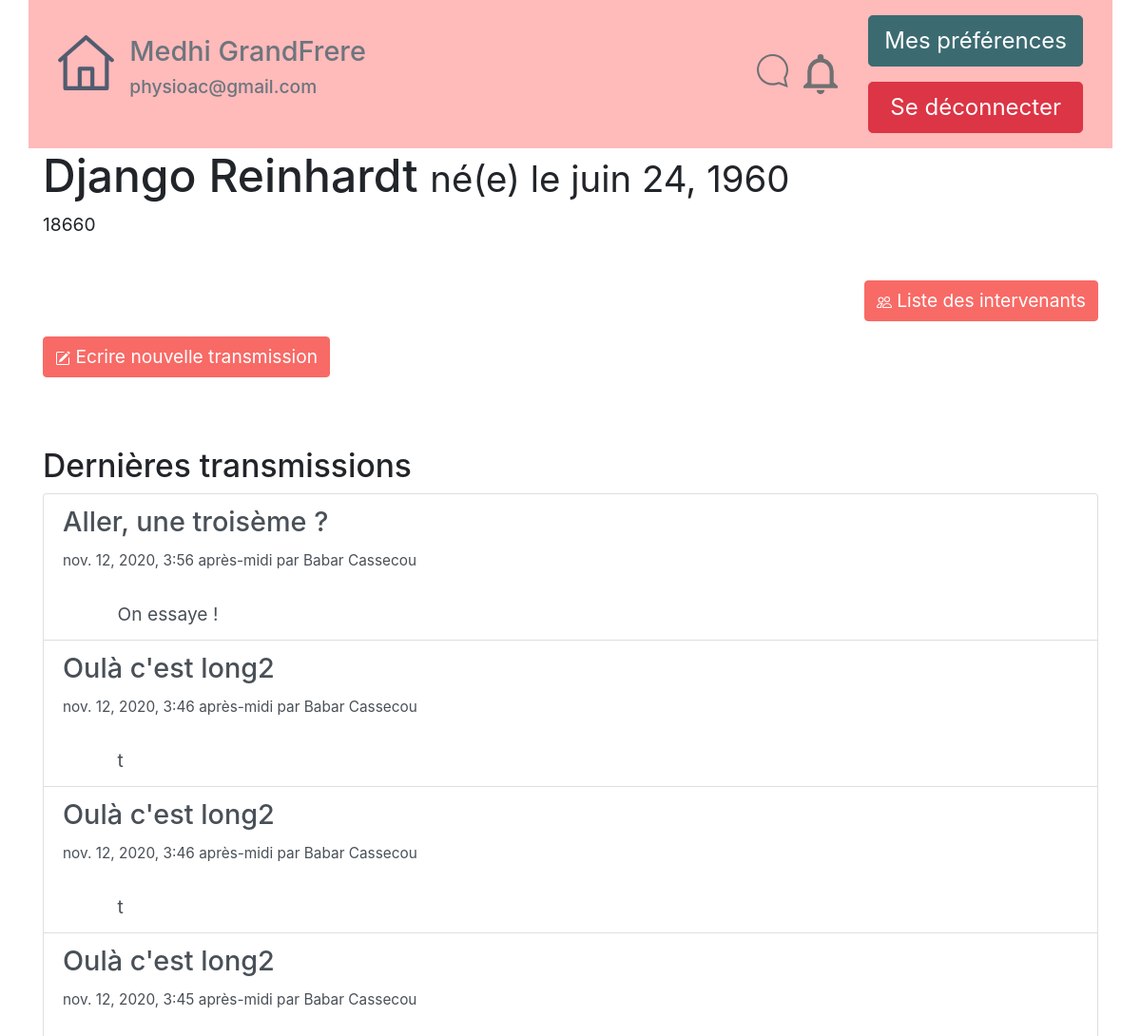
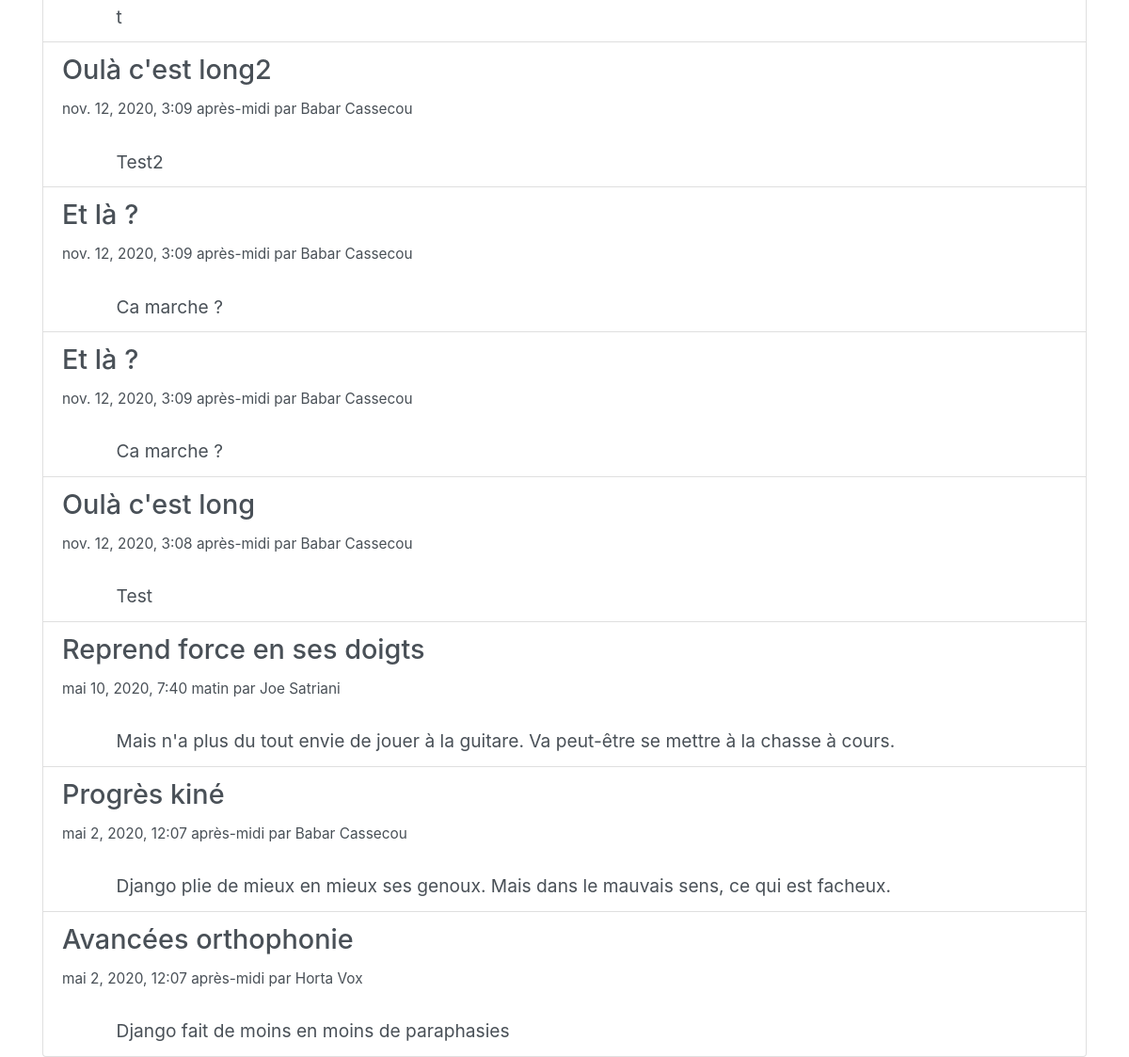
The app's page /tablecom/CarnetVisu/1 (signed in) with its own data (2 pictures, top to bottom).
### tablecom/models.py (models this page shows, shortened)
class ChildSNotebook(models.Model): #name of table that contain differents "carnets" for each child
    active=models.BooleanField(default=True)
    name = models.CharField(max_length=80, verbose_name="Nom")
    forename = models.CharField(max_length=80, verbose_name="Prénom")
    date_of_birth = models.DateField(verbose_name="Date de naissance")
    id_RespLeg = models.CharField(max_length=20,verbose_name="Id responsables legaux", default="")  # id of childs attached to LR
    num_ident=models.CharField( verbose_name="Identifiant sécurité sociale",max_length=20)
    id_prof_auth=models.TextField(max_length=1200, verbose_name="Id Professionnels Rattachés")
    articles_id=models.TextField(max_length=2500, verbose_name="Id des articles rattachés", default="")
    class Meta:
        verbose_name = "Carnet Enfant"
        ordering = ['date_of_birth']
    def __str__(self):
        return self.name

class Article(models.Model): #table of differents "notes", or "articles" that will be created by Pro or LR
    active = models.BooleanField(default=True)
    id_Professionnal=models.IntegerField(verbose_name='Id Professionnel')
    title = models.CharField(max_length=255, verbose_name="Titre")
    content = models.TextField(null=False, verbose_name="Contenu")
    date = models.DateTimeField(default=timezone.now,
                                verbose_name="Date de parution")
    valid_art=models.BooleanField(default=False) #validation or not of the article by legal Responsible
    list_to_notify = models.TextField(null=True, verbose_name="Id des personnes notifiée") #list of differents "pro"
    class Meta:
        verbose_name = "article"
        ordering = ['date']

### tablecom/views.py (the view)
# urls.py: path('CarnetVisu/<id_carnet>',views.ChildSNotebookVisu, name="ChildSNotebookVisu"),
def ChildSNotebookVisu(request,id_carnet):
    if request.user.has_perm("tablecom.CSNB{0}_access".format(id_carnet)):
        carnet = get_object_or_404(ChildSNotebook, id=id_carnet)
        print("Ouverture d'un carnet",id_carnet, carnet)
        listArticlesString= carnet.articles_id #catch list of articles ID
        newListOfArticles=list_of_articles(listArticlesString)
        newListOfArticles.reverse() #reverse list of articles to makes the last wroten the first printend
        return render(request, 'tablecom/ChildSNotebook.html', locals())

### tablecom/modules_complementaires.py (called while the page is built)
def list_of_articles(string_of_articles):
    listIDarticles=string_of_articles.split(";")
    NewListArticles=[]
    for article in listIDarticles:
        try :
            articleSel=Article.objects.get(id=article)
            print(articleSel.title)
            articleSel.auteur_first_name=User.objects.get(pk=articleSel.id_Professionnal).first_name
            articleSel.auteur_last_name=User.objects.get(pk=articleSel.id_Professionnal).last_name
            NewListArticles.append(articleSel)
        except:
            print("Impossible de récupérer l'item {0} : Vérifier que chaque ID existe".format(article))
    return NewListArticles

### tablecom/templates/tablecom/ChildSNotebook.html (shortened to what this page needs)
<!DOCTYPE html>
{% extends "tablecom/base.html" %}
{% block content %}
<div class="container">
<h1>{{ carnet.name }} {{ carnet.forename }} <span class="small"> né(e) le {{carnet.date_of_birth}}</span></h1>
<p class="infos">{{carnet.num_ident}}</p>
<br>
<div class="d-flex justify-content-end">
    <a href="{% url 'Message_Contact_List' carnet.id %}">
        <button type="button" class="btn btn-primary">
            <img src="/static/images/people.svg"/>
            Liste des intervenants
        </button>
    </a>
</div>
<p>
    <a href="{% url 'NewArticle' carnet.id %}">
        <button type="button" class="btn btn-primary">
            <img src="/static/images/write.svg"/>
            Ecrire nouvelle transmission
        </button>
    </a></p>
<br><br>
    <h3>Dernières transmissions </h3>
<div class="list-group">
    {% for article in newListOfArticles %}
    <a href="" class="list-group-item list-group-item-action">    <h4> {{article.title}} </h4> <small>
        {{article.date}} par {{ article.auteur_first_name}} {{ article.auteur_last_name}}</small>
        <div class="marge3"> <br>{{article.content}}</div> </a>
    {% empty %}
        <p>Aucun article trouvé.</p>
{% endfor %}
</div></div>
{% endblock %}

### tablecom/templates/tablecom/base.html (shortened to what this page needs)
<!DOCTYPE html>
    {% load static %}
    {% block head %}
        <html lang="fr">
        <head>
        <link rel="stylesheet" href="/static/bootstrapExportTheme/bootstrap.min.css" >
        <link rel="stylesheet" type="text/css" href="https://cdn.jsdelivr.net/npm/cookieconsent@3/build/cookieconsent.min.css" />
        </head>
    {% endblock %}
<body>
    <nav>
       {% block nav %}
            {% if user.is_authenticated %}
<div class="container" style="background:#ffbaba !important;">
    <div class="d-flex flex-wrap align-items-center">
          <div class="mr-auto p-2 ">
            <div class="d-flex justify-content-start">
                <div class="p-2"><a href="{% url 'accueil' %}"><img src="/static/images/home.svg" class="img-fluid"></a></div>
                <div class="p-2"><h4 class="text-secondary">{{ user.first_name }} {{ user.last_name }}</h4><h6 class="text-secondary"><p>{{ user.email }}</p></h6></div>
            </div>
          </div>
          <div class="p-2 ">
            <div class="d-flex">
                <div class="p-2"><a href="{% url 'accueil' %}"><img src="{% static 'images/notif_mess_perso.svg' %}" class="img-fluid"></a></div>
              <div class="p-2"><img src="{% static 'images/notif_fil_general.svg' %}" class="img-fluid"></div>
            </div>
          </div>
          <div class="p-2 ">
            <div class="d-flex flex-column">
              <div class="p-2"><a href="{% url 'MyProfile' %}"><button type="button" class="btn btn-info btn-lg">Mes préférences</button></a></div>
              <div class="p-2"><a href="{% url 'deconnexion' %}"><button type="button" class="btn btn-danger btn-block btn-lg">Se déconnecter</button></a></div>
            </div>
          </div>
    </div>
</div>
            {% else %}
        <div class="container">
        </div>
            {% endif %}
       {% endblock %}
   </nav>
    {% block content %}Contenu à introduire{% endblock %}
</body>
</html>

### tablecom/templates/tablecom/base.html (style rules this page uses)
[class*="marge3"] { margin-left: 3em; }

### records on screen
ChildSNotebook: name "Django", forename "Reinhardt", date_of_birth "juin 24, 1960", num_ident "18660"
Article: title "Aller, une troisème ?", date "nov. 12, 2020, 3:56 après-midi", auteur_first_name "Babar", auteur_last_name "Cassecou", content "On essaye !"
Article: title "Oulà c'est long2", date "nov. 12, 2020, 3:46 après-midi", auteur_first_name "Babar", auteur_last_name "Cassecou", content "t"
Article: title "Oulà c'est long2", date "nov. 12, 2020, 3:46 après-midi", auteur_first_name "Babar", auteur_last_name "Cassecou", content "t"
Article: title "Oulà c'est long2", date "nov. 12, 2020, 3:45 après-midi", auteur_first_name "Babar", auteur_last_name "Cassecou", content "t"
Article: title "Oulà c'est long2", date "nov. 12, 2020, 3:09 après-midi", auteur_first_name "Babar", auteur_last_name "Cassecou", content "Test2"
Article: title "Et là ?", date "nov. 12, 2020, 3:09 après-midi", auteur_first_name "Babar", auteur_last_name "Cassecou", content "Ca marche ?"
Article: title "Et là ?", date "nov. 12, 2020, 3:09 après-midi", auteur_first_name "Babar", auteur_last_name "Cassecou", content "Ca marche ?"
Article: title "Oulà c'est long", date "nov. 12, 2020, 3:08 après-midi", auteur_first_name "Babar", auteur_last_name "Cassecou", content "Test"
Article: title "Reprend force en ses doigts", date "mai 10, 2020, 7:40 matin", auteur_first_name "Joe", auteur_last_name "Satriani", content "Mais n'a plus du tout envie de jouer à la guitare. Va peut-être se mettre à la chasse à cours."
Article: title "Progrès kiné", date "mai 2, 2020, 12:07 après-midi", auteur_first_name "Babar", auteur_last_name "Cassecou", content "Django plie de mieux en mieux ses genoux. Mais dans le mauvais sens, ce qui est facheux."
Article: title "Avancées orthophonie", date "mai 2, 2020, 12:07 après-midi", auteur_first_name "Horta", auteur_last_name "Vox", content "Django fait de moins en moins de paraphasies"

### other values on screen
{{ user.first_name }} "Medhi"
{{ user.last_name }} "GrandFrere"
{{ user.email }} "physioac@gmail.com"
